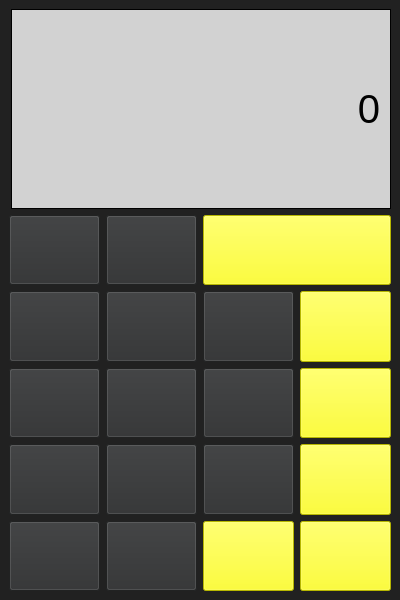
<?xml version="1.0" encoding="UTF-8"?>
<ui version="4.0">
 <class>MainWindow</class>
 <widget class="QMainWindow" name="MainWindow">
  <property name="geometry">
   <rect>
    <x>0</x>
    <y>0</y>
    <width>400</width>
    <height>600</height>
   </rect>
  </property>
  <property name="sizePolicy">
   <sizepolicy hsizetype="Fixed" vsizetype="Fixed">
    <horstretch>0</horstretch>
    <verstretch>0</verstretch>
   </sizepolicy>
  </property>
  <property name="minimumSize">
   <size>
    <width>400</width>
    <height>600</height>
   </size>
  </property>
  <property name="maximumSize">
   <size>
    <width>400</width>
    <height>600</height>
   </size>
  </property>
  <property name="windowTitle">
   <string>MainWindow</string>
  </property>
  <property name="styleSheet">
   <string notr="true">
background-color: rgb(33, 33, 33);</string>
  </property>
  <widget class="QWidget" name="centralwidget">
   <layout class="QVBoxLayout" name="verticalLayout_2">
    <item>
     <layout class="QVBoxLayout" name="verticalLayout">
      <item>
       <widget class="QLabel" name="visor">
        <property name="minimumSize">
         <size>
          <width>380</width>
          <height>200</height>
         </size>
        </property>
        <property name="maximumSize">
         <size>
          <width>380</width>
          <height>200</height>
         </size>
        </property>
        <property name="font">
         <font>
          <pointsize>30</pointsize>
          <bold>false</bold>
         </font>
        </property>
        <property name="layoutDirection">
         <enum>Qt::RightToLeft</enum>
        </property>
        <property name="styleSheet">
         <string notr="true">color:rgb(0, 0, 0);
background-color: rgb(210, 210, 210);</string>
        </property>
        <property name="frameShape">
         <enum>QFrame::Box</enum>
        </property>
        <property name="text">
         <string>&lt;html&gt;&lt;head/&gt;&lt;body&gt;&lt;p&gt;0&lt;/p&gt;&lt;/body&gt;&lt;/html&gt;</string>
        </property>
        <property name="alignment">
         <set>Qt::AlignRight|Qt::AlignTrailing|Qt::AlignVCenter</set>
        </property>
        <property name="wordWrap">
         <bool>true</bool>
        </property>
        <property name="textInteractionFlags">
         <set>Qt::TextSelectableByMouse</set>
        </property>
       </widget>
      </item>
      <item>
       <layout class="QGridLayout" name="gridLayout">
        <item row="2" column="3">
         <widget class="QPushButton" name="buttonMult">
          <property name="sizePolicy">
           <sizepolicy hsizetype="Expanding" vsizetype="Expanding">
            <horstretch>0</horstretch>
            <verstretch>0</verstretch>
           </sizepolicy>
          </property>
          <property name="font">
           <font>
            <pointsize>1</pointsize>
           </font>
          </property>
          <property name="styleSheet">
           <string notr="true">background-color: rgb(255, 255, 0); color: rgb(253, 253, 91);</string>
          </property>
          <property name="text">
           <string>X</string>
          </property>
          <property name="icon">
           <iconset resource="resources.qrc">
            <normaloff>:/icons/mult_black.png</normaloff>:/icons/mult_black.png</iconset>
          </property>
          <property name="iconSize">
           <size>
            <width>40</width>
            <height>40</height>
           </size>
          </property>
         </widget>
        </item>
        <item row="4" column="1">
         <widget class="QPushButton" name="button0">
          <property name="sizePolicy">
           <sizepolicy hsizetype="Expanding" vsizetype="Expanding">
            <horstretch>0</horstretch>
            <verstretch>0</verstretch>
           </sizepolicy>
          </property>
          <property name="font">
           <font>
            <pointsize>1</pointsize>
           </font>
          </property>
          <property name="styleSheet">
           <string notr="true">background-color: rgb(46, 47, 48); color: rgb(64, 65, 66);</string>
          </property>
          <property name="text">
           <string>0</string>
          </property>
          <property name="icon">
           <iconset resource="resources.qrc">
            <normaloff>:/icons/zero_white.png</normaloff>:/icons/zero_white.png</iconset>
          </property>
          <property name="iconSize">
           <size>
            <width>40</width>
            <height>40</height>
           </size>
          </property>
         </widget>
        </item>
        <item row="2" column="1">
         <widget class="QPushButton" name="button5">
          <property name="sizePolicy">
           <sizepolicy hsizetype="Expanding" vsizetype="Expanding">
            <horstretch>0</horstretch>
            <verstretch>0</verstretch>
           </sizepolicy>
          </property>
          <property name="font">
           <font>
            <pointsize>1</pointsize>
           </font>
          </property>
          <property name="styleSheet">
           <string notr="true">background-color: rgb(46, 47, 48); color: rgb(64, 65, 66);</string>
          </property>
          <property name="text">
           <string>5</string>
          </property>
          <property name="icon">
           <iconset resource="resources.qrc">
            <normaloff>:/icons/five_white.png</normaloff>:/icons/five_white.png</iconset>
          </property>
          <property name="iconSize">
           <size>
            <width>40</width>
            <height>40</height>
           </size>
          </property>
         </widget>
        </item>
        <item row="0" column="2" colspan="2">
         <widget class="QPushButton" name="buttonAC">
          <property name="sizePolicy">
           <sizepolicy hsizetype="Expanding" vsizetype="Expanding">
            <horstretch>0</horstretch>
            <verstretch>0</verstretch>
           </sizepolicy>
          </property>
          <property name="font">
           <font>
            <pointsize>1</pointsize>
           </font>
          </property>
          <property name="styleSheet">
           <string notr="true">background-color: rgb(255, 255, 0); 
color: rgb(253, 253, 91);</string>
          </property>
          <property name="text">
           <string>AC</string>
          </property>
          <property name="icon">
           <iconset resource="resources.qrc">
            <normaloff>:/icons/AC_black.png</normaloff>:/icons/AC_black.png</iconset>
          </property>
          <property name="iconSize">
           <size>
            <width>40</width>
            <height>40</height>
           </size>
          </property>
         </widget>
        </item>
        <item row="0" column="1">
         <widget class="QPushButton" name="buttonParentessisRight">
          <property name="sizePolicy">
           <sizepolicy hsizetype="Expanding" vsizetype="Expanding">
            <horstretch>0</horstretch>
            <verstretch>0</verstretch>
           </sizepolicy>
          </property>
          <property name="font">
           <font>
            <pointsize>1</pointsize>
           </font>
          </property>
          <property name="styleSheet">
           <string notr="true">background-color: rgb(46, 47, 48); color: rgb(64, 65, 66);</string>
          </property>
          <property name="text">
           <string>)</string>
          </property>
          <property name="icon">
           <iconset resource="resources.qrc">
            <normaloff>:/icons/closePar_white.png</normaloff>:/icons/closePar_white.png</iconset>
          </property>
          <property name="iconSize">
           <size>
            <width>40</width>
            <height>40</height>
           </size>
          </property>
         </widget>
        </item>
        <item row="1" column="0">
         <widget class="QPushButton" name="button7">
          <property name="sizePolicy">
           <sizepolicy hsizetype="Expanding" vsizetype="Expanding">
            <horstretch>0</horstretch>
            <verstretch>0</verstretch>
           </sizepolicy>
          </property>
          <property name="font">
           <font>
            <pointsize>1</pointsize>
           </font>
          </property>
          <property name="styleSheet">
           <string notr="true">background-color: rgb(46, 47, 48); color: rgb(64, 65, 66);</string>
          </property>
          <property name="text">
           <string>7</string>
          </property>
          <property name="icon">
           <iconset resource="resources.qrc">
            <normaloff>:/icons/seven_white.png</normaloff>:/icons/seven_white.png</iconset>
          </property>
          <property name="iconSize">
           <size>
            <width>40</width>
            <height>40</height>
           </size>
          </property>
         </widget>
        </item>
        <item row="1" column="3">
         <widget class="QPushButton" name="buttonDiv">
          <property name="sizePolicy">
           <sizepolicy hsizetype="Expanding" vsizetype="Expanding">
            <horstretch>0</horstretch>
            <verstretch>0</verstretch>
           </sizepolicy>
          </property>
          <property name="font">
           <font>
            <pointsize>1</pointsize>
           </font>
          </property>
          <property name="styleSheet">
           <string notr="true">background-color: rgb(255, 255, 0); color: rgb(253, 253, 91);</string>
          </property>
          <property name="text">
           <string>/</string>
          </property>
          <property name="icon">
           <iconset resource="resources.qrc">
            <normaloff>:/icons/div_black.png</normaloff>:/icons/div_black.png</iconset>
          </property>
          <property name="iconSize">
           <size>
            <width>40</width>
            <height>40</height>
           </size>
          </property>
         </widget>
        </item>
        <item row="1" column="2">
         <widget class="QPushButton" name="button9">
          <property name="sizePolicy">
           <sizepolicy hsizetype="Expanding" vsizetype="Expanding">
            <horstretch>0</horstretch>
            <verstretch>0</verstretch>
           </sizepolicy>
          </property>
          <property name="font">
           <font>
            <pointsize>1</pointsize>
           </font>
          </property>
          <property name="styleSheet">
           <string notr="true">background-color: rgb(46, 47, 48); color: rgb(64, 65, 66);</string>
          </property>
          <property name="text">
           <string>9</string>
          </property>
          <property name="icon">
           <iconset resource="resources.qrc">
            <normaloff>:/icons/nine_white.png</normaloff>:/icons/nine_white.png</iconset>
          </property>
          <property name="iconSize">
           <size>
            <width>40</width>
            <height>40</height>
           </size>
          </property>
         </widget>
        </item>
        <item row="2" column="0">
         <widget class="QPushButton" name="button4">
          <property name="sizePolicy">
           <sizepolicy hsizetype="Expanding" vsizetype="Expanding">
            <horstretch>0</horstretch>
            <verstretch>0</verstretch>
           </sizepolicy>
          </property>
          <property name="font">
           <font>
            <pointsize>1</pointsize>
           </font>
          </property>
          <property name="styleSheet">
           <string notr="true">background-color: rgb(46, 47, 48); color: rgb(64, 65, 66);</string>
          </property>
          <property name="text">
           <string>4</string>
          </property>
          <property name="icon">
           <iconset resource="resources.qrc">
            <normaloff>:/icons/four_white.png</normaloff>:/icons/four_white.png</iconset>
          </property>
          <property name="iconSize">
           <size>
            <width>40</width>
            <height>40</height>
           </size>
          </property>
         </widget>
        </item>
        <item row="4" column="3">
         <widget class="QPushButton" name="buttonSuma">
          <property name="sizePolicy">
           <sizepolicy hsizetype="Expanding" vsizetype="Expanding">
            <horstretch>0</horstretch>
            <verstretch>0</verstretch>
           </sizepolicy>
          </property>
          <property name="font">
           <font>
            <pointsize>1</pointsize>
           </font>
          </property>
          <property name="styleSheet">
           <string notr="true">background-color: rgb(255, 255, 0); color: rgb(253, 253, 91);</string>
          </property>
          <property name="text">
           <string>+</string>
          </property>
          <property name="icon">
           <iconset resource="resources.qrc">
            <normaloff>:/icons/plus_black.png</normaloff>:/icons/plus_black.png</iconset>
          </property>
          <property name="iconSize">
           <size>
            <width>40</width>
            <height>40</height>
           </size>
          </property>
         </widget>
        </item>
        <item row="0" column="0">
         <widget class="QPushButton" name="buttonParentessisLeft">
          <property name="sizePolicy">
           <sizepolicy hsizetype="Expanding" vsizetype="Expanding">
            <horstretch>0</horstretch>
            <verstretch>0</verstretch>
           </sizepolicy>
          </property>
          <property name="font">
           <font>
            <pointsize>1</pointsize>
           </font>
          </property>
          <property name="styleSheet">
           <string notr="true">background-color: rgb(46, 47, 48);
color: rgb(64, 65, 66);</string>
          </property>
          <property name="text">
           <string>(</string>
          </property>
          <property name="icon">
           <iconset resource="resources.qrc">
            <normaloff>:/icons/openPar_white.png</normaloff>:/icons/openPar_white.png</iconset>
          </property>
          <property name="iconSize">
           <size>
            <width>40</width>
            <height>40</height>
           </size>
          </property>
         </widget>
        </item>
        <item row="3" column="3">
         <widget class="QPushButton" name="buttonRest">
          <property name="sizePolicy">
           <sizepolicy hsizetype="Expanding" vsizetype="Expanding">
            <horstretch>0</horstretch>
            <verstretch>0</verstretch>
           </sizepolicy>
          </property>
          <property name="font">
           <font>
            <pointsize>1</pointsize>
           </font>
          </property>
          <property name="styleSheet">
           <string notr="true">background-color: rgb(255, 255, 0); color: rgb(253, 253, 91);</string>
          </property>
          <property name="text">
           <string>-</string>
          </property>
          <property name="icon">
           <iconset resource="resources.qrc">
            <normaloff>:/icons/minus_black.png</normaloff>:/icons/minus_black.png</iconset>
          </property>
          <property name="iconSize">
           <size>
            <width>40</width>
            <height>40</height>
           </size>
          </property>
         </widget>
        </item>
        <item row="3" column="0">
         <widget class="QPushButton" name="button1">
          <property name="sizePolicy">
           <sizepolicy hsizetype="Expanding" vsizetype="Expanding">
            <horstretch>0</horstretch>
            <verstretch>0</verstretch>
           </sizepolicy>
          </property>
          <property name="font">
           <font>
            <pointsize>1</pointsize>
           </font>
          </property>
          <property name="styleSheet">
           <string notr="true">background-color: rgb(46, 47, 48); color: rgb(64, 65, 66);</string>
          </property>
          <property name="text">
           <string>1</string>
          </property>
          <property name="icon">
           <iconset resource="resources.qrc">
            <normaloff>:/icons/one_white.png</normaloff>:/icons/one_white.png</iconset>
          </property>
          <property name="iconSize">
           <size>
            <width>40</width>
            <height>40</height>
           </size>
          </property>
         </widget>
        </item>
        <item row="2" column="2">
         <widget class="QPushButton" name="button6">
          <property name="sizePolicy">
           <sizepolicy hsizetype="Expanding" vsizetype="Expanding">
            <horstretch>0</horstretch>
            <verstretch>0</verstretch>
           </sizepolicy>
          </property>
          <property name="font">
           <font>
            <pointsize>1</pointsize>
           </font>
          </property>
          <property name="styleSheet">
           <string notr="true">background-color: rgb(46, 47, 48); color: rgb(64, 65, 66);</string>
          </property>
          <property name="text">
           <string>6</string>
          </property>
          <property name="icon">
           <iconset resource="resources.qrc">
            <normaloff>:/icons/six_white.png</normaloff>:/icons/six_white.png</iconset>
          </property>
          <property name="iconSize">
           <size>
            <width>40</width>
            <height>40</height>
           </size>
          </property>
         </widget>
        </item>
        <item row="4" column="0">
         <widget class="QPushButton" name="buttonComa">
          <property name="sizePolicy">
           <sizepolicy hsizetype="Expanding" vsizetype="Expanding">
            <horstretch>0</horstretch>
            <verstretch>0</verstretch>
           </sizepolicy>
          </property>
          <property name="font">
           <font>
            <pointsize>1</pointsize>
           </font>
          </property>
          <property name="styleSheet">
           <string notr="true">background-color: rgb(46, 47, 48); color: rgb(64, 65, 66);</string>
          </property>
          <property name="text">
           <string>.</string>
          </property>
          <property name="icon">
           <iconset resource="resources.qrc">
            <normaloff>:/icons/dot_white.png</normaloff>:/icons/dot_white.png</iconset>
          </property>
          <property name="iconSize">
           <size>
            <width>40</width>
            <height>40</height>
           </size>
          </property>
         </widget>
        </item>
        <item row="4" column="2">
         <widget class="QPushButton" name="buttonIgual">
          <property name="sizePolicy">
           <sizepolicy hsizetype="Expanding" vsizetype="Expanding">
            <horstretch>0</horstretch>
            <verstretch>0</verstretch>
           </sizepolicy>
          </property>
          <property name="font">
           <font>
            <pointsize>1</pointsize>
           </font>
          </property>
          <property name="styleSheet">
           <string notr="true">background-color: rgb(255, 255, 0); color: rgb(253, 253, 91);</string>
          </property>
          <property name="text">
           <string>=</string>
          </property>
          <property name="icon">
           <iconset resource="resources.qrc">
            <normaloff>:/icons/equals_black.png</normaloff>:/icons/equals_black.png</iconset>
          </property>
          <property name="iconSize">
           <size>
            <width>40</width>
            <height>40</height>
           </size>
          </property>
         </widget>
        </item>
        <item row="1" column="1">
         <widget class="QPushButton" name="button8">
          <property name="sizePolicy">
           <sizepolicy hsizetype="Expanding" vsizetype="Expanding">
            <horstretch>0</horstretch>
            <verstretch>0</verstretch>
           </sizepolicy>
          </property>
          <property name="font">
           <font>
            <pointsize>1</pointsize>
           </font>
          </property>
          <property name="styleSheet">
           <string notr="true">background-color: rgb(46, 47, 48); color: rgb(64, 65, 66);</string>
          </property>
          <property name="text">
           <string>8</string>
          </property>
          <property name="icon">
           <iconset resource="resources.qrc">
            <normaloff>:/icons/eight_white.png</normaloff>:/icons/eight_white.png</iconset>
          </property>
          <property name="iconSize">
           <size>
            <width>40</width>
            <height>40</height>
           </size>
          </property>
         </widget>
        </item>
        <item row="3" column="2">
         <widget class="QPushButton" name="button3">
          <property name="sizePolicy">
           <sizepolicy hsizetype="Expanding" vsizetype="Expanding">
            <horstretch>0</horstretch>
            <verstretch>0</verstretch>
           </sizepolicy>
          </property>
          <property name="font">
           <font>
            <pointsize>1</pointsize>
           </font>
          </property>
          <property name="styleSheet">
           <string notr="true">background-color: rgb(46, 47, 48); color: rgb(64, 65, 66);</string>
          </property>
          <property name="text">
           <string>3</string>
          </property>
          <property name="icon">
           <iconset resource="resources.qrc">
            <normaloff>:/icons/three_white.png</normaloff>:/icons/three_white.png</iconset>
          </property>
          <property name="iconSize">
           <size>
            <width>40</width>
            <height>40</height>
           </size>
          </property>
         </widget>
        </item>
        <item row="3" column="1">
         <widget class="QPushButton" name="button2">
          <property name="sizePolicy">
           <sizepolicy hsizetype="Expanding" vsizetype="Expanding">
            <horstretch>0</horstretch>
            <verstretch>0</verstretch>
           </sizepolicy>
          </property>
          <property name="font">
           <font>
            <pointsize>1</pointsize>
           </font>
          </property>
          <property name="styleSheet">
           <string notr="true">background-color: rgb(46, 47, 48); color: rgb(64, 65, 66);</string>
          </property>
          <property name="text">
           <string>2</string>
          </property>
          <property name="icon">
           <iconset resource="resources.qrc">
            <normaloff>:/icons/two_white.png</normaloff>:/icons/two_white.png</iconset>
          </property>
          <property name="iconSize">
           <size>
            <width>40</width>
            <height>40</height>
           </size>
          </property>
         </widget>
        </item>
       </layout>
      </item>
     </layout>
    </item>
   </layout>
  </widget>
 </widget>
 <resources>
  <include location="resources.qrc"/>
 </resources>
 <connections/>
</ui>
